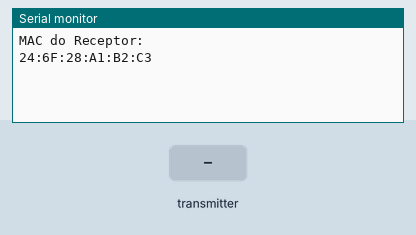
A sketch run on a simulated ESP32. Shown: the last lines printed to the serial monitor. Inputs (shaded band) come from the test bench.

Above: at 1.2 s.
1.3 s: the transmitter starts sending velocidade = 0
At 1.61 s:
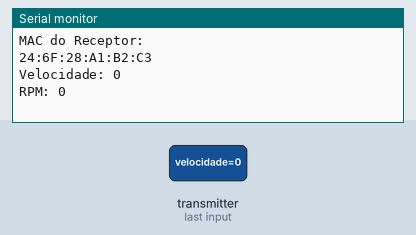
2.8 s: the transmitter starts sending RPM = 1024
At 3.11 s:
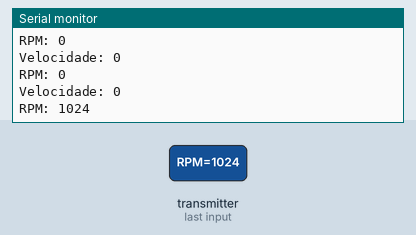
4.3 s: the transmitter starts sending velocidade = 1024
5.8 s: the transmitter starts sending RPM = 2048
At 6.11 s:
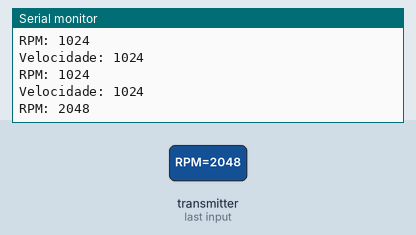
Timing chart, 0 to 8.3 s (numbered marks = the images above; inputs shaded):
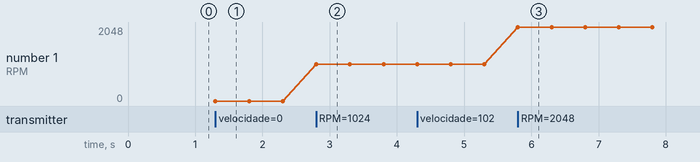

Measured:
- after the input at 1.3 s, the serial monitor: prints a new line at once (image 1)
- after the input at 2.8 s, the serial monitor: prints a new line at once (image 2)
- after the input at 5.8 s, the serial monitor: prints a new line at once (image 3)
- plotted number 1: 0 → 1024 after the input at 2.8 s, 1024 → 2048 after the input at 5.8 s

The sketch:

Receptor.ino
```cpp
//Bibliotecas necessárias
#include <esp_now.h>
#include "esp_wifi.h"
#include <WiFi.h>

typedef struct dados_carro{
  /*
  int temp_motor;
  int press_oleo;
  int marcha;
  int cons_insta;
  int press_pneus[4];
  */
  int16_t velocidade;
  int16_t RPM;
} dados_carro;

dados_carro dadosRecebidos;

//função para avisar quando chegou um dado e printa-lo
void CallBackDadosRecebidos(const esp_now_recv_info_t *esp_now_info, const uint8_t *data, int data_len){
  //copia os dados recebidos para a struct
  memcpy(&dadosRecebidos, data, sizeof(dadosRecebidos));

  //Apresenta os dados
  Serial.print("Velocidade: ");
  Serial.println(dadosRecebidos.velocidade);

  Serial.print("RPM: ");
  Serial.println(dadosRecebidos.RPM);
}


void setup(){
  Serial.begin(115200); //ativa serial
  WiFi.mode(WIFI_STA); //ativa modo station
  Serial.println("MAC do Receptor: ");
  Serial.println(WiFi.macAddress());

  //inicializa esp now
  if (esp_now_init() != ESP_OK) {
    Serial.println("Erro ao inicializar ESP-NOW");
    return;
  }

  //usa a função sempre que receber os dados
  esp_now_register_recv_cb(CallBackDadosRecebidos);
}

void loop(){

}
```
